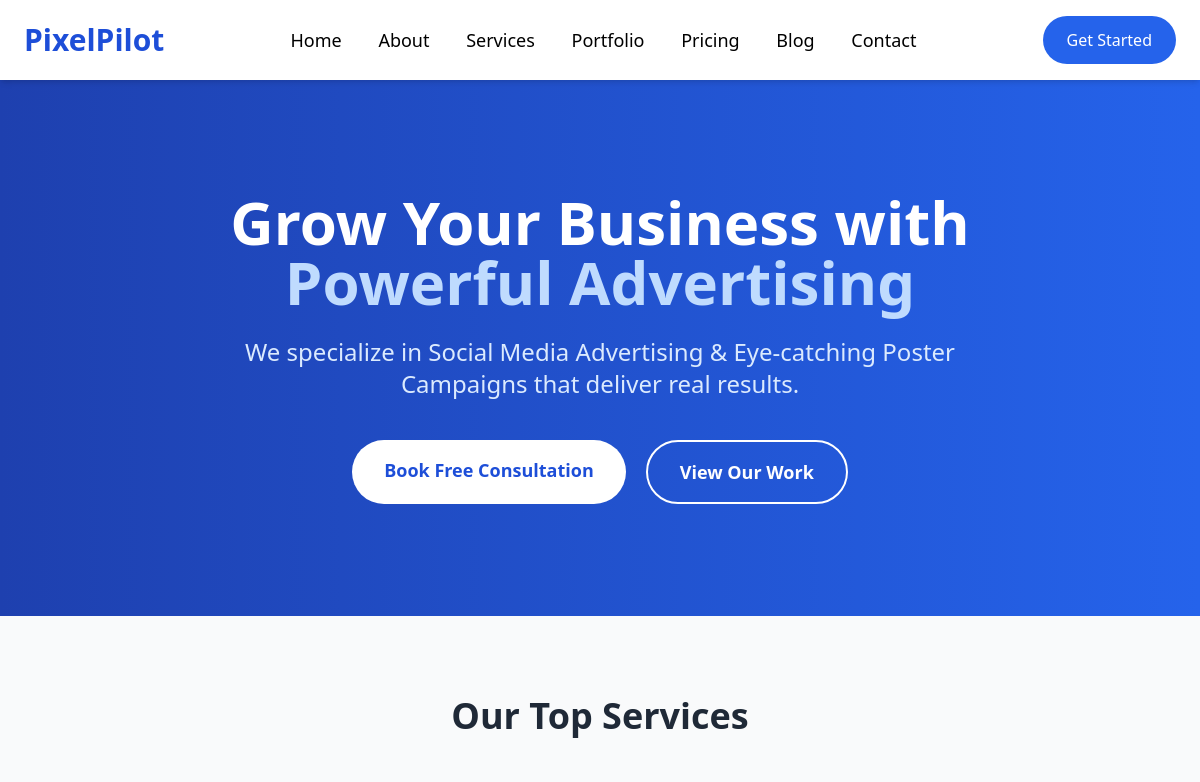
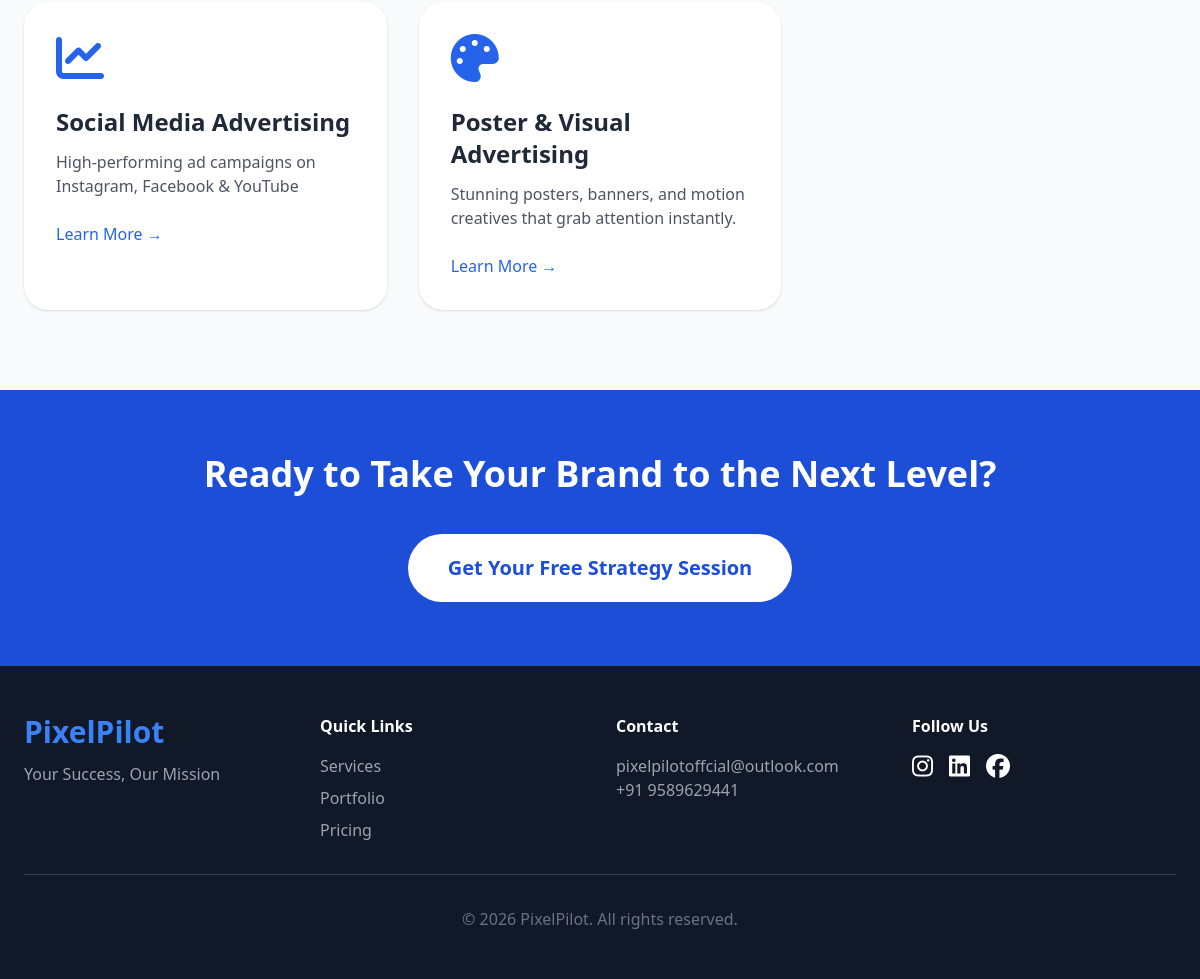
The page / on the database its author committed (2 pictures, top to bottom).
### core/models.py (models this page shows, shortened)
class Service(models.Model):
    name = models.CharField(max_length=200)
    slug = models.SlugField(unique=True, blank=True)
    short_desc = models.TextField()
    description = RichTextField()
    icon = models.CharField(max_length=100, default="fas fa-bullhorn")
    highlighted = models.BooleanField(default=False)
    order = models.IntegerField(default=0)

class CompanyInfo(models.Model):
    name = models.CharField(max_length=100, default="PixelPilot")
    tagline = models.CharField(max_length=300, default="Navigating Your Brand to Digital Success")
    about_story = RichTextField()
    mission = RichTextField()
    email = models.EmailField(default="hello@pixelpilot.in")
    phone = models.CharField(max_length=20, default="+91 98765 43210")
    whatsapp = models.CharField(max_length=20, default="+919876543210")
    address = models.TextField(blank=True)
    class Meta:
        verbose_name_plural = "Company Information"

### core/views.py (the view)
# urls.py: path('', views.home, name='home'),
def home(request):
    company = CompanyInfo.objects.first()
    services = Service.objects.all().order_by('order')[:6]
    return render(request, 'home.html', {
        'company': company,
        'services': services,
    })

### templates/home.html (shortened to what this page needs)
{% extends 'base.html' %}
{% block content %}
<section class="bg-gradient-to-r from-blue-800 to-blue-600 text-white py-28">
    <div class="max-w-7xl mx-auto px-6 text-center">
        <h1 class="text-5xl md:text-6xl font-bold leading-tight">
            Grow Your Business with<br>
            <span class="text-blue-200">Powerful Advertising</span>
        </h1>
        <p class="mt-6 text-xl md:text-2xl max-w-3xl mx-auto text-blue-100">
            We specialize in Social Media Advertising & Eye-catching Poster Campaigns that deliver real results.
        </p>
        <div class="mt-10 flex flex-col sm:flex-row gap-5 justify-center">
            <a href="/contact/"
               class="bg-white text-blue-700 px-8 py-4 rounded-full font-semibold text-lg hover:bg-gray-100 transition">
                Book Free Consultation
            </a>
            <a href="/portfolio/"
               class="border-2 border-white text-white px-8 py-4 rounded-full font-semibold text-lg hover:bg-white hover:text-blue-700 transition">
                View Our Work
            </a>
        </div>
    </div>
</section>
<section class="py-20 bg-gray-50">
    <div class="max-w-7xl mx-auto px-6">
        <h2 class="text-4xl font-bold text-center mb-12 text-gray-800">
            Our Top Services
        </h2>
        <div class="grid md:grid-cols-3 gap-8">
            {% for service in services %}
            <div class="bg-white p-8 rounded-3xl shadow hover:shadow-xl transition">
                <i class="{{ service.icon }} text-5xl text-blue-600 mb-6"></i>
                <h3 class="text-2xl font-semibold text-gray-800 mb-3">{{ service.name }}</h3>
                <p class="text-gray-600">{{ service.short_desc }}</p>
                <a href="/services/" class="inline-block mt-6 text-blue-600 font-medium hover:text-blue-700">
                    Learn More →
                </a>
            </div>
            {% empty %}
            <p class="col-span-3 text-center text-gray-500 py-10">
                No services added yet.<br>
                Please add services from the Admin Panel.
            </p>
            {% endfor %}
        </div>
    </div>
</section>
<section class="bg-blue-700 text-white py-16 text-center">
    <div class="max-w-4xl mx-auto px-6">
        <h2 class="text-4xl font-bold mb-4">
            Ready to Take Your Brand to the Next Level?
        </h2>
        <a href="/contact/"
           class="inline-block bg-white text-blue-700 px-10 py-5 rounded-full text-xl font-semibold hover:bg-gray-100 mt-6">
            Get Your Free Strategy Session
        </a>
    </div>
</section>
{% endblock %}

### templates/base.html (shortened to what this page needs)
{% load static %}
<!DOCTYPE html>
<html lang="en">
<head>
    <script src="https://cdn.tailwindcss.com"></script>
    <link rel="stylesheet" href="https://cdnjs.cloudflare.com/ajax/libs/font-awesome/6.5.0/css/all.min.css">
    <link href="https://unpkg.com/aos@2.3.1/dist/aos.css" rel="stylesheet">
    <link rel="stylesheet" href="{% static 'css/style.css' %}">
</head>
<body class="font-sans">
    <nav class="bg-white shadow-md sticky top-0 z-50">
        <div class="max-w-7xl mx-auto px-6 py-4 flex justify-between items-center">
            <a href="/" class="text-3xl font-bold text-blue-700">PixelPilot</a>
            <div class="space-x-8 text-lg">
                <a href="/" class="hover:text-blue-600">Home</a>
                <a href="/about/" class="hover:text-blue-600">About</a>
                <a href="/services/" class="hover:text-blue-600">Services</a>
                <a href="/portfolio/" class="hover:text-blue-600">Portfolio</a>
                <a href="/pricing/" class="hover:text-blue-600">Pricing</a>
                <a href="/blog/" class="hover:text-blue-600">Blog</a>
                <a href="/contact/" class="hover:text-blue-600">Contact</a>
            </div>
            <a href="/contact/"
               class="bg-blue-600 text-white px-6 py-3 rounded-full hover:bg-blue-700 transition">
                Get Started
            </a>
        </div>
    </nav>
    {% block content %}{% endblock %}
    <footer class="bg-gray-900 text-white py-12">
        <div class="max-w-7xl mx-auto px-6">
            <div class="grid grid-cols-1 md:grid-cols-4 gap-8">
                <div>
                    <h3 class="text-3xl font-bold text-blue-500">PixelPilot</h3>
                    <p class="mt-3 text-gray-400">Your Success, Our Mission</p>
                </div>
                <div>
                    <h4 class="font-semibold mb-4">Quick Links</h4>
                    <ul class="space-y-2 text-gray-400">
                        <li><a href="/services/" class="hover:text-white">Services</a></li>
                        <li><a href="/portfolio/" class="hover:text-white">Portfolio</a></li>
                        <li><a href="/pricing/" class="hover:text-white">Pricing</a></li>
                    </ul>
                </div>
                <div>
                    <h4 class="font-semibold mb-4">Contact</h4>
                    <p class="text-gray-400">{{ company.email|default:"hello@pixelpilot.in" }}</p>
                    <p class="text-gray-400">{{ company.phone|default:"+91 98765 43210" }}</p>
                </div>
                <div>
                    <h4 class="font-semibold mb-4">Follow Us</h4>
                    <div class="flex gap-4 text-2xl">
                        <i class="fa-brands fa-instagram hover:text-blue-500 cursor-pointer"></i>
                        <i class="fa-brands fa-linkedin hover:text-blue-500 cursor-pointer"></i>
                        <i class="fa-brands fa-facebook hover:text-blue-500 cursor-pointer"></i>
                    </div>
                </div>
            </div>
            <hr class="my-8 border-gray-700">
            <p class="text-center text-gray-500">&copy; 2026 PixelPilot. All rights reserved.</p>
        </div>
    </footer>
</body>
</html>

### rows shown on the page
Service: name "Social Media Advertising", short_desc "High-performing ad campaigns on Instagram, Facebook & YouTube"
Service: name "Poster & Visual Advertising", short_desc "Stunning posters, banners, and motion creatives that grab attention instantly."
CompanyInfo: email "pixelpilotoffcial@outlook.com", phone "+91 9589629441"
